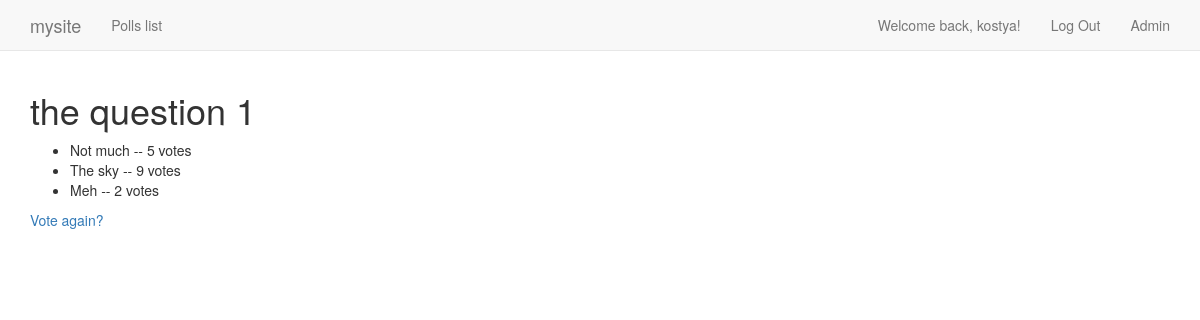
The app's page /polls/1/results/ (signed in) with its own data.
### polls/models.py (models this page shows, shortened)
class Question(models.Model):
    question_text = models.CharField(max_length=200)
    pub_date = models.DateField('date published')
    class Meta:
        verbose_name = "Question"
        verbose_name_plural = "Questions"

class Choice(models.Model):
    question = models.ForeignKey(Question, on_delete=models.CASCADE)
    choice_text = models.CharField(max_length=200)
    votes = models.IntegerField(default=0)
    class Meta:
        verbose_name = "Choice"
        verbose_name_plural = "Choices"

### polls/views.py (the view)
# urls.py: url(r'^(?P<pk>[0-9]+)/results/$', views.QuestionResultsView.as_view(), name='results'),
class QuestionResultsView(DetailView):
    model = models.Question
    template_name = "polls/results.html"

### polls/templates/polls/results.html
{% extends '../base.html' %}
{% block body_block %}
    <h1>{{ question.question_text }}</h1>
    <ul>
    {% for choice in question.choice_set.all %}
        <li>{{ choice.choice_text }} -- {{ choice.votes }} vote{{ choice.votes|pluralize }}</li>
    {% endfor %}
    </ul>
    <a href="{% url 'polls:detail' question.id %}">Vote again?</a>
{% endblock body_block %}

### templates/topnavbar.html (shortened to what this page needs)
<nav class="navbar navbar-default navbar-fixed-top">
      <div class="container">
        <div class="navbar-header">
          <a class="navbar-brand" href="{% url 'home' %}">mysite</a>
        </div>
        <div id="navbar" class="navbar-collapse collapse">
          <ul class="nav navbar-nav">
            <li><a href="{% url 'polls:index' %}">Polls list</a></li>
          </ul>
          <ul class="nav navbar-nav navbar-right">
            <li>{% if user.is_authenticated %}
              <a>Welcome back, {{user}}!</a>
            {% endif %}
            </li>
            <li>{% if user.is_authenticated %}
              <a href="{% url 'logout' %}">Log Out</a></li>
            {% else %}
            <li><a href="{% url 'login' %}">Log in</a></li>
            <li><a class="signup" href="{% url 'signup' %}">Sign Up</a></li>
            {% endif %}
            <li><a href="{% url 'admin:index' %}">Admin</a></li>
          </ul>
        </div>
      </div>
    </nav>

### static/css/style.css (style rules this page uses)
body { padding-top: 70px; }

### records on screen
Question: question_text "the question 1"
Choice: choice_text "Not much", votes "5"
Choice: choice_text "The sky", votes "9"
Choice: choice_text "Meh", votes "2"

### other values on screen
{{ user }} "kostya"
